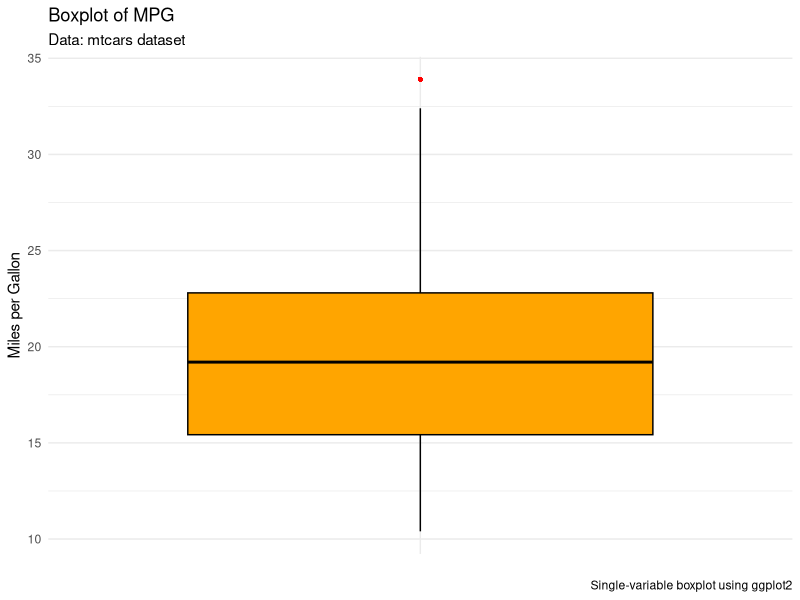

Generate this figure with R:
# ─────────────────────────────────────────────────────────────
# 📦 ggplot2 Single Boxplot Diagnostic Script (mtcars)
# Author: NAIMUDDIN
# Purpose: Visualize MPG distribution using ggplot2
# ─────────────────────────────────────────────────────────────

# Load ggplot2 library
library(ggplot2)

# Step 1: Generate boxplot for MPG
ggplot(mtcars, aes(x = "", y = mpg)) +
  geom_boxplot(
    fill     = "orange",     # Box fill color
    color    = "black",      # Border color
    notch    = FALSE,        # No notch
    outlier.colour = "red",  # Outlier color
    outlier.shape  = 16,     # Outlier point shape
  ) +
  labs(
    title    = "Boxplot of MPG",
    subtitle = "Data: mtcars dataset",
    x        = NULL,
    y        = "Miles per Gallon",
    caption  = "Single-variable boxplot using ggplot2"
  ) +
  theme_minimal()
